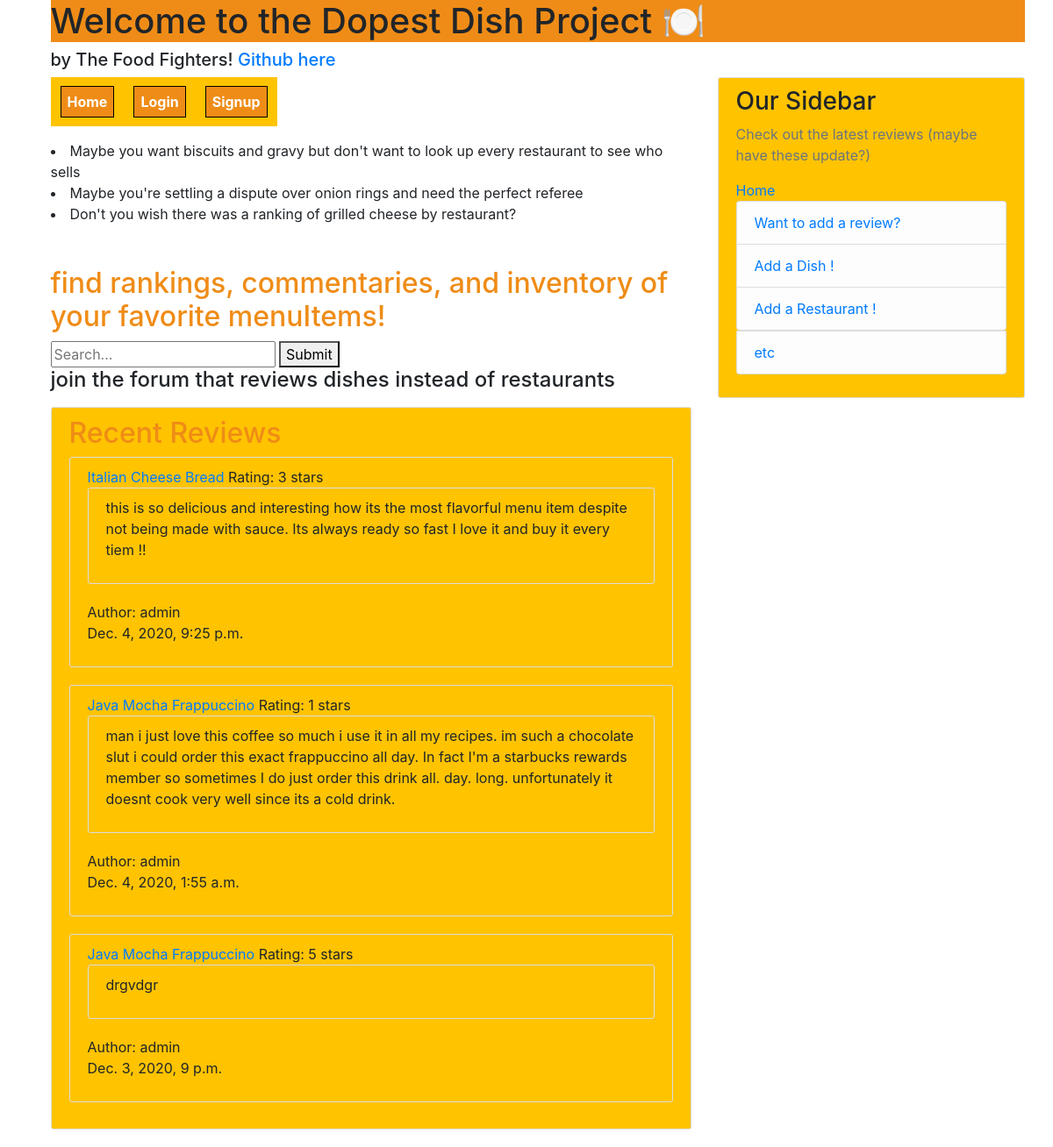
The app's page /, older data.
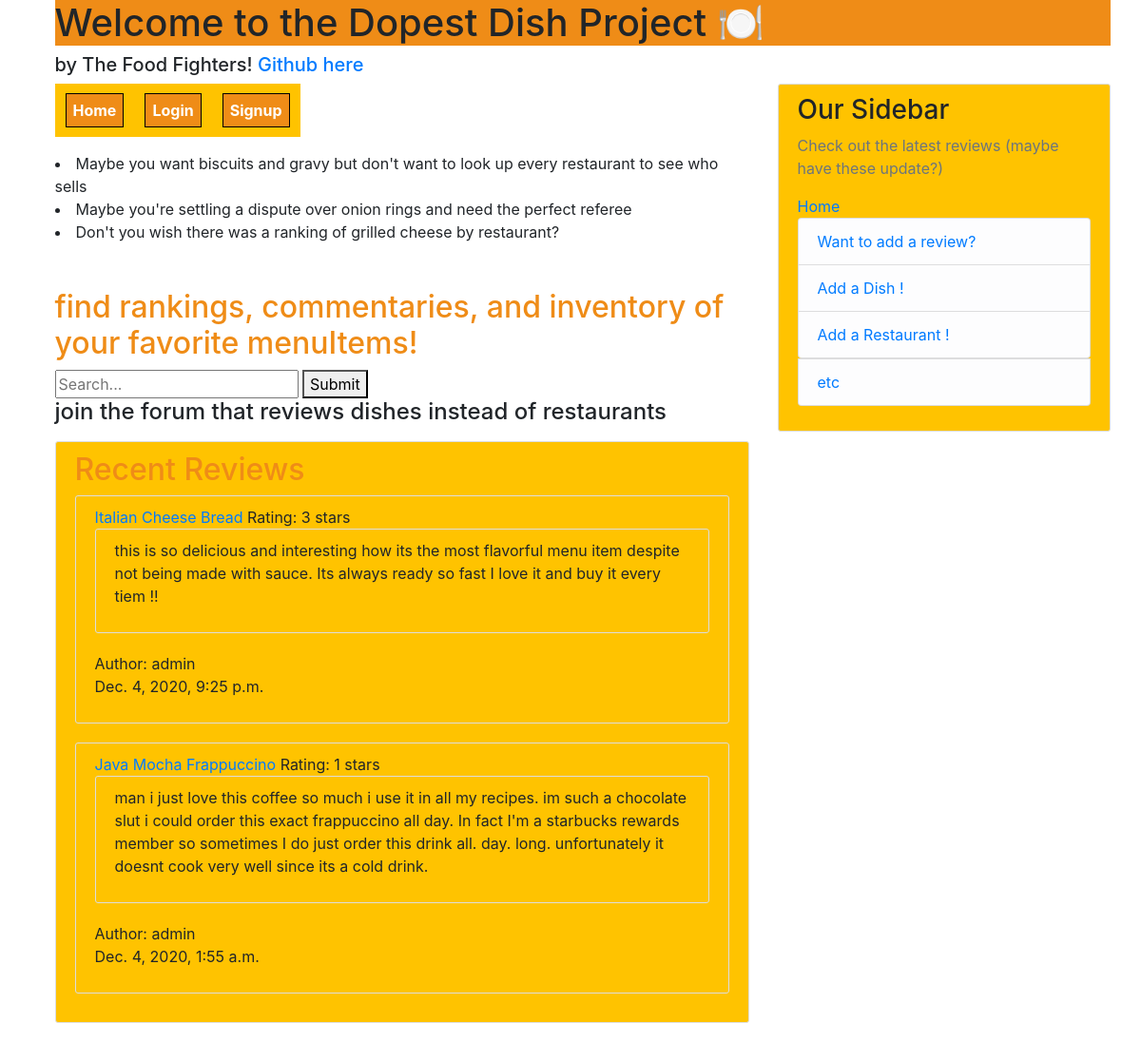
The same page, newer data.
### reviews/models.py (models this page shows, shortened)
class Review(models.Model):
    stars = [
        (1, '1 star'),
        (2, '2 stars'),
        (3, '3 stars'),
        (4, '4 stars'),
        (5, '5 stars'),
    ]
    dish = models.ForeignKey(Dish, on_delete=models.CASCADE)
    restaurant = models.ForeignKey(Restaurant, on_delete=models.CASCADE)
    review_text = models.TextField()
    rating = models.PositiveIntegerField(choices=stars)
    date_posted = models.DateTimeField(default=timezone.now)
    author = models.ForeignKey(User, on_delete=models.CASCADE)
    class Meta:
        verbose_name_plural = "reviews"
        constraints = [
            models.UniqueConstraint(fields=['author','dish','restaurant'], name='oneVote')
        ]

### dishes/models.py (models this page shows)
class Dish(models.Model):
    title = models.CharField(max_length=50, blank=False, null=False)
    resID = models.ForeignKey(Restaurant, on_delete=models.CASCADE)
    price = models.DecimalField(decimal_places=2,max_digits=10000)
    description = models.TextField(blank=False, null=False)
    numReviews = models.IntegerField(default=0)
    class Meta:
        verbose_name_plural = "dishes"
        constraints = [
            models.UniqueConstraint(fields=['title','resID'], name='menuItem')
        ]
    def __str__(self):
        return self.title

### theDopestDishProject/urls.py (the view)
# urls.py: path('', home_view, name='home'),     #display recent reviews, short blurb, login/signup options, to link to home.html we add name='home'
def home_view(request,*args,**kwargs):
    print(request.user.is_authenticated)
    reviewList = Review.objects.all().order_by('-date_posted')
    context = {
    'reviewList':reviewList
    }
    return render(request,"home.html", context)

### templates/home.html (shortened to what this page needs)
{% extends 'base.html' %}
{% block content %}
<head>
</head>
<li>Maybe you want biscuits and gravy but don't want to look up every restaurant to see who sells</li>
 <li>Maybe you're settling a dispute over onion rings and need the perfect referee</li>
 <li>Don't you wish there was a ranking of grilled cheese by restaurant?</li>
 <br></br>
 <h2>find rankings, commentaries, and inventory of your favorite menuItems!</h2>
 <form action="{% url 'search' %}" method="get">
 <input name="q" type="text" placeholder="Search...">
 <button  type="submit">Submit</button>
 </form>
 <h4>join the forum that reviews dishes instead of restaurants</h4>
 <div class="content-section">
   <h2>Recent Reviews</h2>
   {% for post in reviewList %}
   <div class="content-section">
  <a href="/dish/{{ post.dish.id }}"> {{post.dish}} </a>
   <p1>Rating: {{post.rating}} stars</p1>
   <div class="content-section">
     <p>{{post.review_text}}</p>
     </div>
     <p1>Author: {{post.author}} </p1>
     <p>{{post.date_posted}} </p>
     </div>
       {% endfor %}
 </div>
{% endblock %}

Row changes from the older to the newer data that the page shows:
removed Review: dish "Java Mocha Frappuccino", rating "5", review_text "drgvdgr", author "admin", date_posted "Dec. 3, 2020, 9 p.m."
